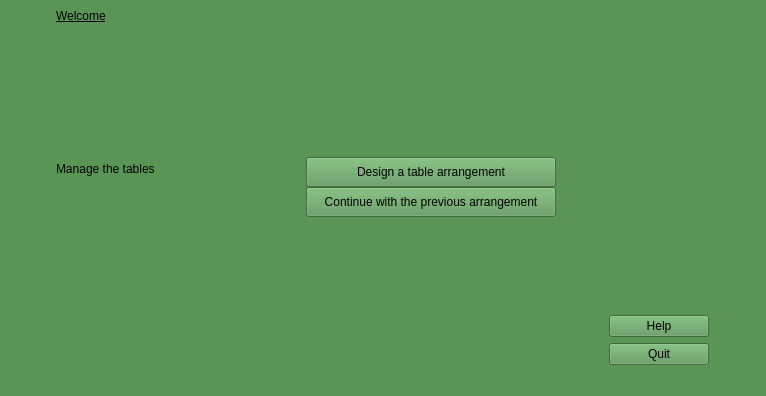
<?xml version="1.0" encoding="UTF-8"?>
<ui version="4.0">
 <class>MainWindow</class>
 <widget class="QMainWindow" name="MainWindow">
  <property name="geometry">
   <rect>
    <x>0</x>
    <y>0</y>
    <width>766</width>
    <height>396</height>
   </rect>
  </property>
  <property name="windowTitle">
   <string>MainWindow</string>
  </property>
  <property name="styleSheet">
   <string notr="true">background-color: #599656;
color: #000000</string>
  </property>
  <widget class="QWidget" name="centralwidget">
   <layout class="QGridLayout" name="gridLayout">
    <item row="4" column="1">
     <widget class="QPushButton" name="buttonHelp">
      <property name="maximumSize">
       <size>
        <width>100</width>
        <height>30</height>
       </size>
      </property>
      <property name="styleSheet">
       <string notr="true">font: 9pt &quot;Palatino Linotype&quot;;</string>
      </property>
      <property name="text">
       <string>Help</string>
      </property>
     </widget>
    </item>
    <item row="0" column="0">
     <widget class="QLabel" name="labelWelcome">
      <property name="minimumSize">
       <size>
        <width>100</width>
        <height>50</height>
       </size>
      </property>
      <property name="maximumSize">
       <size>
        <width>500</width>
        <height>500</height>
       </size>
      </property>
      <property name="layoutDirection">
       <enum>Qt::LeftToRight</enum>
      </property>
      <property name="styleSheet">
       <string notr="true">text-decoration: underline;
font: 700 italic 50pt &quot;Bradley Hand ITC&quot;;</string>
      </property>
      <property name="text">
       <string>Welcome</string>
      </property>
      <property name="alignment">
       <set>Qt::AlignLeading|Qt::AlignLeft|Qt::AlignTop</set>
      </property>
     </widget>
    </item>
    <item row="5" column="1">
     <widget class="QPushButton" name="buttonQuit">
      <property name="maximumSize">
       <size>
        <width>100</width>
        <height>30</height>
       </size>
      </property>
      <property name="styleSheet">
       <string notr="true">font: 9pt &quot;Palatino Linotype&quot;;</string>
      </property>
      <property name="text">
       <string>Quit</string>
      </property>
     </widget>
    </item>
    <item row="1" column="0">
     <spacer name="verticalSpacer_2">
      <property name="orientation">
       <enum>Qt::Vertical</enum>
      </property>
      <property name="sizeHint" stdset="0">
       <size>
        <width>20</width>
        <height>40</height>
       </size>
      </property>
     </spacer>
    </item>
    <item row="3" column="1">
     <layout class="QVBoxLayout" name="verticalLayout"/>
    </item>
    <item row="3" column="0">
     <spacer name="verticalSpacer">
      <property name="orientation">
       <enum>Qt::Vertical</enum>
      </property>
      <property name="sizeHint" stdset="0">
       <size>
        <width>20</width>
        <height>40</height>
       </size>
      </property>
     </spacer>
    </item>
    <item row="2" column="0">
     <layout class="QFormLayout" name="formLayout">
      <property name="horizontalSpacing">
       <number>0</number>
      </property>
      <property name="verticalSpacing">
       <number>0</number>
      </property>
      <item row="0" column="0">
       <widget class="QLabel" name="labelManage">
        <property name="minimumSize">
         <size>
          <width>250</width>
          <height>0</height>
         </size>
        </property>
        <property name="styleSheet">
         <string notr="true">font: 21pt &quot;Palatino Linotype&quot;;</string>
        </property>
        <property name="text">
         <string>Manage the tables</string>
        </property>
       </widget>
      </item>
      <item row="0" column="1">
       <widget class="QPushButton" name="buttonDesArrangement">
        <property name="minimumSize">
         <size>
          <width>250</width>
          <height>30</height>
         </size>
        </property>
        <property name="maximumSize">
         <size>
          <width>250</width>
          <height>30</height>
         </size>
        </property>
        <property name="styleSheet">
         <string notr="true">font: 9pt &quot;Palatino Linotype&quot;;</string>
        </property>
        <property name="text">
         <string>Design a table arrangement</string>
        </property>
       </widget>
      </item>
      <item row="1" column="1">
       <widget class="QPushButton" name="buttonConArrangement">
        <property name="minimumSize">
         <size>
          <width>250</width>
          <height>30</height>
         </size>
        </property>
        <property name="maximumSize">
         <size>
          <width>250</width>
          <height>30</height>
         </size>
        </property>
        <property name="layoutDirection">
         <enum>Qt::LeftToRight</enum>
        </property>
        <property name="styleSheet">
         <string notr="true">font: 9pt &quot;Palatino Linotype&quot;;</string>
        </property>
        <property name="text">
         <string>Continue with the previous arrangement</string>
        </property>
       </widget>
      </item>
     </layout>
    </item>
   </layout>
  </widget>
  <widget class="QMenuBar" name="menubar">
   <property name="geometry">
    <rect>
     <x>0</x>
     <y>0</y>
     <width>766</width>
     <height>21</height>
    </rect>
   </property>
  </widget>
  <widget class="QStatusBar" name="statusbar"/>
 </widget>
 <resources/>
 <connections/>
</ui>
